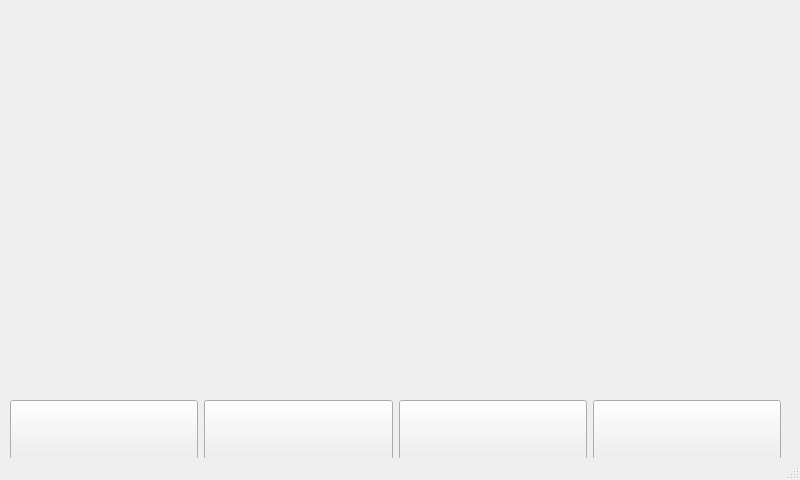
<?xml version="1.0" encoding="UTF-8"?>
<ui version="4.0">
 <class>MainWindow</class>
 <widget class="QMainWindow" name="MainWindow">
  <property name="geometry">
   <rect>
    <x>0</x>
    <y>0</y>
    <width>800</width>
    <height>480</height> <!-- 화면 크기 800x480으로 조정 -->
   </rect>
  </property>
  <property name="windowTitle">
   <string>MainWindow</string>
  </property>
  <widget class="QWidget" name="centralwidget">
   <widget class="QWidget" name="verticalLayoutWidget">
    <property name="geometry">
     <rect>
      <x>10</x>
      <y>400</y> <!-- y 좌표 수정하여 버튼이 화면에 맞도록 조정 -->
      <width>771</width>
      <height>60</height> <!-- 높이를 줄여서 맞춤 -->
     </rect>
    </property>
    <layout class="QVBoxLayout" name="verticalLayout">
     <property name="sizeConstraint">
      <enum>QLayout::SetDefaultConstraint</enum>
     </property>
     <property name="topMargin">
      <number>0</number>
     </property>
     <property name="bottomMargin">
      <number>0</number>
     </property>
     <item>
      <layout class="QHBoxLayout" name="horizontalLayout">
       <item>
        <widget class="QPushButton" name="btn1">
         <property name="sizePolicy">
          <sizepolicy hsizetype="Minimum" vsizetype="Preferred">
           <horstretch>0</horstretch>
           <verstretch>0</verstretch>
          </sizepolicy>
         </property>
         <property name="styleSheet">
          <string notr="true"/>
         </property>
         <property name="text">
          <string/>
         </property>
         <property name="icon">
          <iconset>
           <normaloff>../Pictures/home.png</normaloff>../Pictures/home.png</iconset>
         </property>
         <property name="iconSize">
          <size>
           <width>50</width>
           <height>50</height>
          </size>
         </property>
        </widget>
       </item>
       <item>
        <widget class="QPushButton" name="btn3">
         <property name="sizePolicy">
          <sizepolicy hsizetype="Minimum" vsizetype="Preferred">
           <horstretch>0</horstretch>
           <verstretch>0</verstretch>
          </sizepolicy>
         </property>
         <property name="styleSheet">
          <string notr="true"/>
         </property>
         <property name="text">
          <string/>
         </property>
         <property name="icon">
          <iconset>
           <normaloff>../Pictures/data.png</normaloff>../Pictures/data.png</iconset>
         </property>
         <property name="iconSize">
          <size>
           <width>50</width>
           <height>50</height>
          </size>
         </property>
        </widget>
       </item>
       <item>
        <widget class="QPushButton" name="btn2">
         <property name="sizePolicy">
          <sizepolicy hsizetype="Minimum" vsizetype="Preferred">
           <horstretch>0</horstretch>
           <verstretch>0</verstretch>
          </sizepolicy>
         </property>
         <property name="styleSheet">
          <string notr="true"/>
         </property>
         <property name="text">
          <string/>
         </property>
         <property name="icon">
          <iconset>
           <normaloff>../Pictures/video.png</normaloff>../Pictures/video.png</iconset>
         </property>
         <property name="iconSize">
          <size>
           <width>50</width>
           <height>50</height>
          </size>
         </property>
        </widget>
       </item>
       <item>
        <widget class="QPushButton" name="btn4">
         <property name="sizePolicy">
          <sizepolicy hsizetype="Minimum" vsizetype="Preferred">
           <horstretch>0</horstretch>
           <verstretch>0</verstretch>
          </sizepolicy>
         </property>
         <property name="styleSheet">
          <string notr="true"/>
         </property>
         <property name="text">
          <string/>
         </property>
         <property name="icon">
          <iconset>
           <normaloff>../Pictures/setup.png</normaloff>../Pictures/setup.png</iconset>
         </property>
         <property name="iconSize">
          <size>
           <width>50</width>
           <height>50</height>
          </size>
         </property>
        </widget>
       </item>
      </layout>
     </item>
    </layout>
   </widget>
   <widget class="QStackedWidget" name="stackedWidget">
    <property name="geometry">
     <rect>
      <x>10</x>
      <y>10</y>
      <width>771</width>
      <height>380</height> <!-- QStackedWidget 높이 조정 -->
     </rect>
    </property>
    <property name="currentIndex">
     <number>0</number>
    </property>
    <widget class="QWidget" name="page1">
     <widget class="QLabel" name="label_2">
      <property name="geometry">
       <rect>
        <x>70</x>
        <y>70</y>
        <width>641</width>
        <height>281</height>
       </rect>
      </property>
      <property name="text">
       <string/>
      </property>
      <property name="pixmap">
       <pixmap>../Downloads/Coolro_LoGo.png</pixmap>
      </property>
      <property name="alignment">
       <set>Qt::AlignCenter</set>
      </property>
     </widget>
    </widget>
    <widget class="QWidget" name="page2">
     <widget class="QLabel" name="label_3">
      <property name="geometry">
       <rect>
        <x>300</x>
        <y>0</y>
        <width>181</width>
        <height>101</height>
       </rect>
      </property>
      <property name="font">
       <font>
        <family>Agency FB</family>
        <pointsize>20</pointsize>
       </font>
      </property>
      <property name="text">
       <string>기록입력</string>
      </property>
      <property name="alignment">
       <set>Qt::AlignCenter</set>
      </property>
     </widget>
     <widget class="QTableWidget" name="ta1">
      <property name="geometry">
       <rect>
        <x>10</x>
        <y>80</y>
        <width>761</width>
        <height>251</height>
       </rect>
      </property>
      <row>
       <property name="text">
        <string>Par</string>
       </property>
      </row>
      <row>
       <property name="text">
        <string>Score</string>
       </property>
      </row>
      <row>
       <property name="text">
        <string>Hole</string>
       </property>
      </row>
      <row>
       <property name="text">
        <string>Par</string>
       </property>
      </row>
      <row>
       <property name="text">
        <string>Score</string>
       </property>
      </row>
      <column>
       <property name="text">
        <string>1</string>
       </property>
       <property name="font">
        <font>
         <underline>false</underline>
        </font>
       </property>
      </column>
      <column>
       <property name="text">
        <string>2</string>
       </property>
      </column>
      <column>
       <property name="text">
        <string>3</string>
       </property>
      </column>
      <column>
       <property name="text">
        <string>4</string>
       </property>
      </column>
      <column>
       <property name="text">
        <string>5</string>
       </property>
      </column>
      <column>
       <property name="text">
        <string>6</string>
       </property>
      </column>
      <column>
       <property name="text">
        <string>7</string>
       </property>
      </column>
      <column>
       <property name="text">
        <string>8</string>
       </property>
      </column>
      <column>
       <property name="text">
        <string>9</string>
       </property>
      </column>
      <column>
       <property name="text">
        <string>OUT</string>
       </property>
      </column>
      <item row="0" column="0">
       <property name="text">
        <string/>
       </property>
       <property name="font">
        <font>
         <underline>false</underline>
        </font>
       </property>
      </item>
      <item row="2" column="0">
       <property name="text">
        <string>10</string>
       </property>
       <property name="textAlignment">
        <set>AlignCenter</set>
       </property>
      </item>
      <item row="2" column="1">
       <property name="text">
        <string>11</string>
       </property>
       <property name="textAlignment">
        <set>AlignCenter</set>
       </property>
      </item>
      <item row="2" column="2">
       <property name="text">
        <string>12</string>
       </property>
       <property name="textAlignment">
        <set>AlignCenter</set>
       </property>
      </item>
      <item row="2" column="3">
       <property name="text">
        <string>13</string>
       </property>
       <property name="textAlignment">
        <set>AlignCenter</set>
       </property>
      </item>
      <item row="2" column="4">
       <property name="text">
        <string>14</string>
       </property>
       <property name="textAlignment">
        <set>AlignCenter</set>
       </property>
      </item>
      <item row="2" column="5">
       <property name="text">
        <string>15</string>
       </property>
       <property name="textAlignment">
        <set>AlignCenter</set>
       </property>
      </item>
      <item row="2" column="6">
       <property name="text">
        <string>16</string>
       </property>
       <property name="textAlignment">
        <set>AlignCenter</set>
       </property>
      </item>
      <item row="2" column="7">
       <property name="text">
        <string>17</string>
       </property>
       <property name="textAlignment">
        <set>AlignCenter</set>
       </property>
      </item>
      <item row="2" column="8">
       <property name="text">
        <string>18</string>
       </property>
       <property name="textAlignment">
        <set>AlignCenter</set>
       </property>
      </item>
      <item row="2" column="9">
       <property name="text">
        <string>IN</string>
       </property>
       <property name="textAlignment">
        <set>AlignCenter</set>
       </property>
      </item>
     </widget>
     <widget class="QPushButton" name="score_save">
      <property name="geometry">
       <rect>
        <x>670</x>
        <y>340</y>
        <width>99</width>
        <height>30</height>
       </rect>
      </property>
      <property name="text">
       <string>저장하기</string>
      </property>
     </widget>
    </widget>
    <widget class="QWidget" name="page3">
     <widget class="QLabel" name="label_4">
      <property name="geometry">
       <rect>
        <x>-20</x>
        <y>-30</y>
        <width>181</width>
        <height>101</height>
       </rect>
      </property>
      <property name="text">
       <string>영상보기 및 저장</string>
      </property>
      <property name="alignment">
       <set>Qt::AlignCenter</set>
      </property>
     </widget>
     <widget class="QLabel" name="label2">
      <property name="geometry">
       <rect>
        <x>43</x>
        <y>20</y>
        <width>681</width>
        <height>321</height>
       </rect>
      </property>
      <property name="text">
       <string/>
      </property>
     </widget>
     <widget class="QWidget" name="horizontalLayoutWidget">
      <property name="geometry">
       <rect>
        <x>90</x>
        <y>310</y>
        <width>581</width>
        <height>80</height>
       </rect>
      </property>
      <layout class="QHBoxLayout" name="horizontalLayout_2">
       <item>
        <widget class="QPushButton" name="camera_on">
         <property name="text">
          <string>카메라 켜기</string>
         </property>
        </widget>
       </item>
       <item>
        <widget class="QPushButton" name="camera_off">
         <property name="text">
          <string>카메라 끄기</string>
         </property>
        </widget>
       </item>
       <item>
        <widget class="QPushButton" name="play_video">
         <property name="text">
          <string>영상재생</string>
         </property>
        </widget>
       </item>
       <item>
        <widget class="QPushButton" name="save_video">
         <property name="text">
          <string>영상저장</string>
         </property>
        </widget>
       </item>
      </layout>
     </widget>
    </widget>
    <widget class="QWidget" name="page4">
     <widget class="QLabel" name="label_5">
      <property name="geometry">
       <rect>
        <x>300</x>
        <y>310</y>
        <width>181</width>
        <height>101</height>
       </rect>
      </property>
      <property name="text">
       <string>환경설정</string>
      </property>
      <property name="alignment">
       <set>Qt::AlignCenter</set>
      </property>
     </widget>
     <widget class="QTableWidget" name="ta2">
      <property name="geometry">
       <rect>
        <x>130</x>
        <y>30</y>
        <width>161</width>
        <height>281</height>
       </rect>
      </property>
      <row>
       <property name="text">
        <string>1</string>
       </property>
      </row>
      <row>
       <property name="text">
        <string>2</string>
       </property>
      </row>
      <row>
       <property name="text">
        <string>3</string>
       </property>
      </row>
      <row>
       <property name="text">
        <string>4</string>
       </property>
      </row>
      <row>
       <property name="text">
        <string>5</string>
       </property>
      </row>
      <row>
       <property name="text">
        <string>6</string>
       </property>
      </row>
      <row>
       <property name="text">
        <string>7</string>
       </property>
      </row>
      <row>
       <property name="text">
        <string>9</string>
       </property>
      </row>
      <column>
       <property name="text">
        <string>Par</string>
       </property>
      </column>
     </widget>
     <widget class="QPushButton" name="par_save">
      <property name="geometry">
       <rect>
        <x>510</x>
        <y>80</y>
        <width>93</width>
        <height>28</height>
       </rect>
      </property>
      <property name="text">
       <string>저장</string>
      </property>
     </widget>
    </widget>
   </widget>
  </widget>
  <widget class="QMenuBar" name="menubar">
   <property name="geometry">
    <rect>
     <x>0</x>
     <y>0</y>
     <width>800</width>
     <height>28</height>
    </rect>
   </property>
  </widget>
  <widget class="QStatusBar" name="statusbar"/>
 </widget>
 <resources/>
 <connections/>
</ui>
